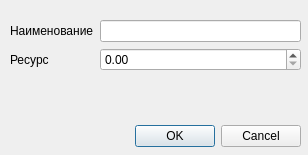
<?xml version="1.0" encoding="UTF-8"?>
<ui version="4.0">
 <class>AddRawMaterialDialog</class>
 <widget class="QDialog" name="AddRawMaterialDialog">
  <property name="geometry">
   <rect>
    <x>0</x>
    <y>0</y>
    <width>308</width>
    <height>155</height>
   </rect>
  </property>
  <property name="windowTitle">
   <string>Добавление ресурса</string>
  </property>
  <property name="modal">
   <bool>true</bool>
  </property>
  <widget class="QDialogButtonBox" name="addResourceOK">
   <property name="geometry">
    <rect>
     <x>120</x>
     <y>120</y>
     <width>181</width>
     <height>32</height>
    </rect>
   </property>
   <property name="orientation">
    <enum>Qt::Horizontal</enum>
   </property>
   <property name="standardButtons">
    <set>QDialogButtonBox::Cancel|QDialogButtonBox::Ok</set>
   </property>
  </widget>
  <widget class="QWidget" name="formLayoutWidget">
   <property name="geometry">
    <rect>
     <x>10</x>
     <y>20</y>
     <width>291</width>
     <height>91</height>
    </rect>
   </property>
   <layout class="QFormLayout" name="formLayout">
    <item row="0" column="0">
     <widget class="QLabel" name="label">
      <property name="text">
       <string>Наименование</string>
      </property>
     </widget>
    </item>
    <item row="0" column="1">
     <widget class="QLineEdit" name="resourceNameEdit"/>
    </item>
    <item row="1" column="0">
     <widget class="QLabel" name="label_2">
      <property name="text">
       <string>Ресурс</string>
      </property>
     </widget>
    </item>
    <item row="1" column="1">
     <widget class="QDoubleSpinBox" name="resourceValue"/>
    </item>
   </layout>
  </widget>
 </widget>
 <resources/>
 <connections>
  <connection>
   <sender>addResourceOK</sender>
   <signal>accepted()</signal>
   <receiver>AddRawMaterialDialog</receiver>
   <slot>accept()</slot>
   <hints>
    <hint type="sourcelabel">
     <x>248</x>
     <y>254</y>
    </hint>
    <hint type="destinationlabel">
     <x>157</x>
     <y>274</y>
    </hint>
   </hints>
  </connection>
  <connection>
   <sender>addResourceOK</sender>
   <signal>rejected()</signal>
   <receiver>AddRawMaterialDialog</receiver>
   <slot>reject()</slot>
   <hints>
    <hint type="sourcelabel">
     <x>316</x>
     <y>260</y>
    </hint>
    <hint type="destinationlabel">
     <x>286</x>
     <y>274</y>
    </hint>
   </hints>
  </connection>
 </connections>
</ui>
